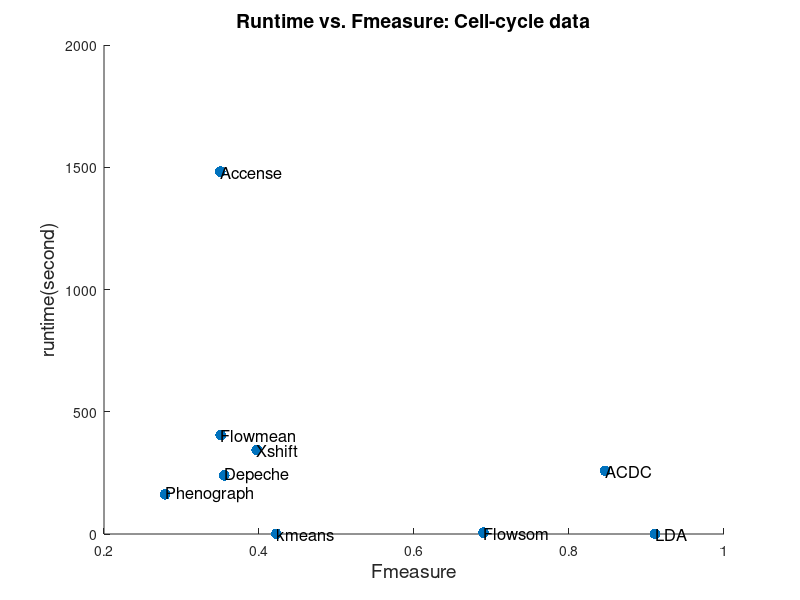
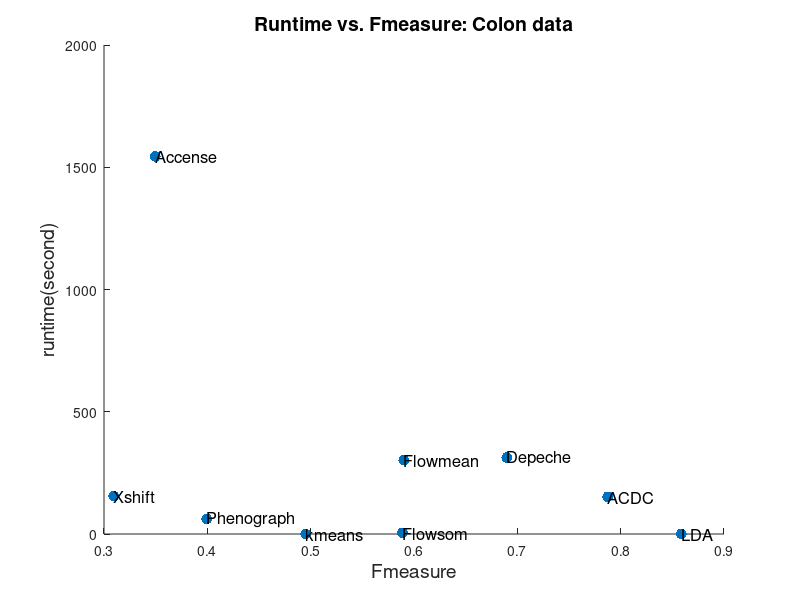
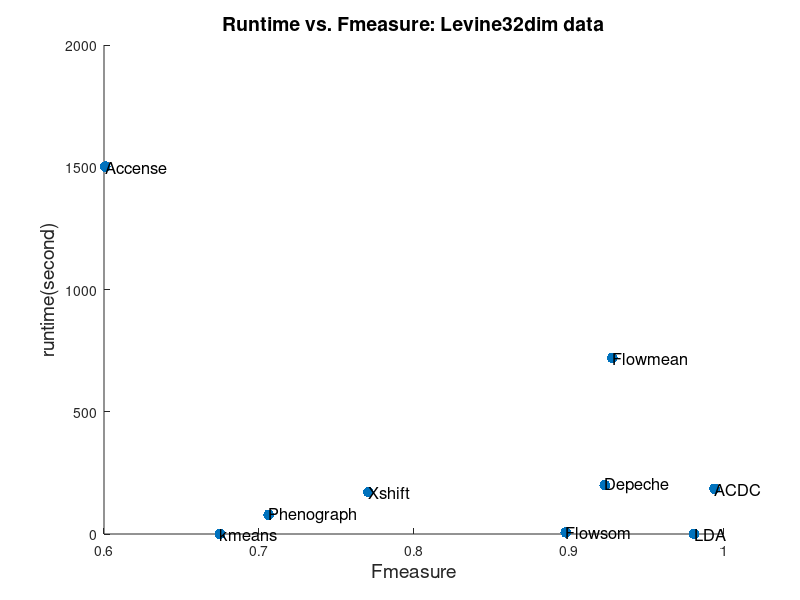
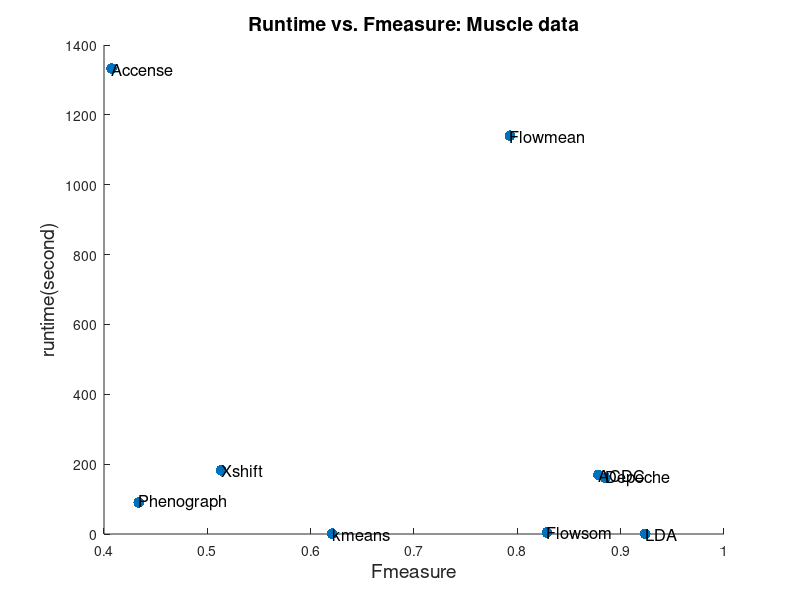

The MATLAB script that drew these images, in order:
clear;

method={'Accense','ACDC','Depeche','Flowmean','Flowsom','kmeans','LDA','Phenograph','Xshift'};

%% Cell-cycle data
t=[3.1709 2.4123 2.3798 2.6068 0.7310 -0.0482 -0.3423 2.2105 2.5370];
t=10.^t;
%ac=[0.3529 0.8342 0.2808 0.3055 0.6605 0.3969 0.9095 0.2309 0.3622];
fm=[0.3500 0.8466 0.3551 0.3506 0.6897 0.4224 0.9110 0.2789 0.3970];
scatter(fm,t,60,'filled')
for i=1:9
    text(fm(i),t(i),method{i},'FontSize',12)
end
xlabel('Fmeasure','FontSize',14);
ylabel('runtime(second)','FontSize',14);
title('Runtime vs. Fmeasure: Cell-cycle data','FontSize',14)
figure;

%% Colon data
t=[3.1887 2.1829 2.4951 2.4804 0.6990 -0.5211 -0.3656 1.7898 2.1908];
t=10.^t;
fm=[0.3495 0.7874 0.6898 0.5901 0.5888 0.4951 0.8587 0.3994 0.3094];
scatter(fm,t,60,'filled')
for i=1:9
    text(fm(i),t(i),method{i},'FontSize',12)
end
xlabel('Fmeasure','FontSize',14);
ylabel('runtime(second)','FontSize',14);
title('Runtime vs. Fmeasure: Colon data','FontSize',14)
figure;

%% Levine32 data
t=[3.1768 2.2671 2.3003 2.8573 0.8518 -0.2924 -0.3768 1.8950 2.2342];
t=10.^t;
fm=[0.6008 0.9939 0.9231 0.9279 0.8979 0.6748 0.9807 0.7062 0.7706];
scatter(fm,t,60,'filled')
for i=1:9
    text(fm(i),t(i),method{i},'FontSize',12)
end
xlabel('Fmeasure','FontSize',14);
ylabel('runtime(second)','FontSize',14);
title('Runtime vs. Fmeasure: Levine32dim data','FontSize',14)
figure;

%% Muscle data
t=[3.1247 2.2287 2.2073 3.0570 0.6448 0.0338 -0.3989 1.9556 2.2611];
t=10.^t;
fm=[0.4072 0.8784 0.8850 0.7928 0.8286 0.6207 0.9238 0.4336 0.5133];
scatter(fm,t,60,'filled')
for i=1:9
    text(fm(i),t(i),method{i},'FontSize',12)
end
xlabel('Fmeasure','FontSize',14);
ylabel('runtime(second)','FontSize',14);
title('Runtime vs. Fmeasure: Muscle data','FontSize',14)
figure;

%% Samusik data
t=[3.1832 2.5164 2.3815 2.7195 1.0667 -0.2366 -0.3098 2.0074 2.2815];
t=10.^t;
fm=[0.6376 0.9731 0.8677 0.9099 0.8417 0.5535 0.9759 0.9249 0.9091];
scatter(fm,t,60,'filled')
for i=1:9
    text(fm(i),t(i),method{i},'FontSize',12)
end
xlabel('Fmeasure','FontSize',14);
ylabel('runtime(second)','FontSize',14);
title('Runtime vs. Fmeasure: Samusik01 data','FontSize',14)
figure;

%% Levine13 data
t=[3.1650 2.3380 2.3594 1.7178 0.8778 -0.0969 -0.6198 1.6708 2.0413];
t=10.^t;
fm=[0.6745 0.9332 0.8010 0.8842 0.8760 0.6293 0.9586 0.9393 0.7606];
scatter(fm,t,60,'filled')
for i=1:9
    text(fm(i),t(i),method{i},'FontSize',12)
end
xlabel('Fmeasure','FontSize',14);
ylabel('runtime(second)','FontSize',14);
title('Runtime vs. Fmeasure: Levine13dim data','FontSize',14)




